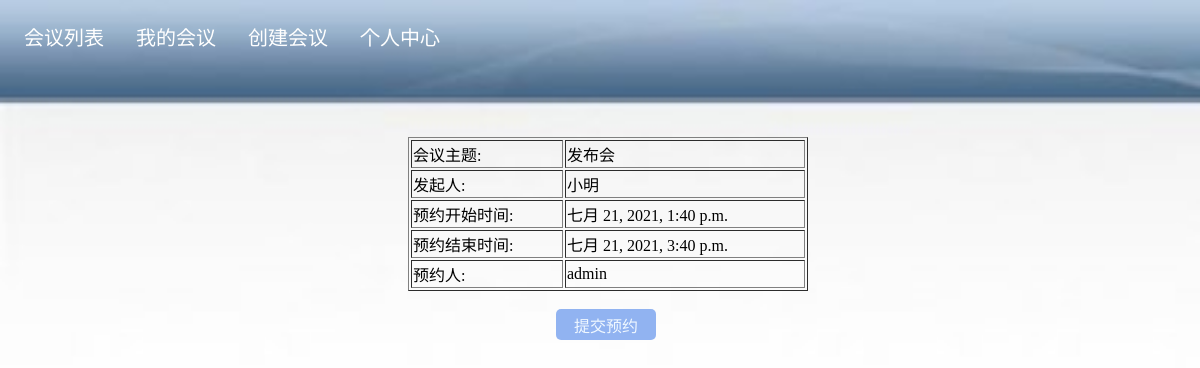
The app's page /operation/1/admin with its own data.
### myapp/models.py (models this page shows)
class Conference(models.Model):#会议列表
    room_id=models.CharField(max_length=20)                #会议室名称
    allow_num=models.PositiveIntegerField(verbose_name="允许人数")    #剩余人数
    statu=models.BooleanField()         #会议状态
    meet_name=models.CharField(max_length=20)       #会议名
    operation=models.CharField(max_length=20)       #操作（预约）
    president=models.CharField(max_length=20)       #发起人
    start_time = models.DateTimeField(null=True)        #会议开始时间
    end_time = models.DateTimeField(null=True)          #会议结束时间
    sub_name = models.CharField(max_length=20)          #预约会议人的名字
    meet_kind = models.CharField(max_length=20)         #会议种类（文艺类、、、）
    class Meta:
        db_table='Conference'

### myapp/views.py (the view)
# urls.py: path('operation/<int:id>/<str:name>', views.operation, name='operation'),
def operation(request,id,name):
    room = Conference.objects.get(id=id)
    context={
        'room_sub':room,
        'name':name,
    }
    print(name)
    return  render(request,'myapp/sub.html',context)

### templates/myapp/sub.html (shortened to what this page needs)
{% extends 'myapp/base.html' %}
{% block content %}
    <center>
        <br/><br/><br/><br/>
    <form action="{% url 'info' room_sub.id name %}" method="post">
        <table border="1">
            <tr>
                <td>
                    会议主题:
                </td>
                <td>
                    <a>{{ room_sub.meet_name }}</a>
                </td>
            </tr>
             <tr>
                <td>
                    发起人:
                </td>
                <td>
                    <a>{{ room_sub.president }}</a>
                </td>
           </tr>
             <tr>
                <td>
                    预约开始时间:
                </td><td>
                      {{ room_sub.start_time }}
                </td>
            </tr>
            <tr>
                <td>
                    预约结束时间:
                </td><td>
                    {{ room_sub.end_time }}
                </td>
            </tr>
            <tr>
                <td>
                    预约人:
                </td><td>
                     {{ name }}
                </td>
            </tr>
        </table><br>
    <input type="submit" value="提交预约" class="but"/>&nbsp;
    </form>
    </center>
{% endblock %}

### templates/myapp/base.html (style rules this page uses)
body { background-image: url(../../static/images/05.jpg); background-repeat: no-repeat; background-size: 100% 100%; width:100%; height:820px; top:0px; -moz-background-size: 100% 100%; }

### templates/myapp/sub.html (style rules this page uses)
table { width:400px; }
.but { border-color: cornsilk; background-color: rgba(100, 149, 237, .7); color: aliceblue; border-style: hidden; border-radius: 5px; width: 100px; height: 31px; font-size: 16px; }

### records on screen
Conference: meet_name "发布会", president "小明", start_time "七月 21, 2021, 1:40 p.m.", end_time "七月 21, 2021, 3:40 p.m."

### other values on screen
{{ name }} "admin"
